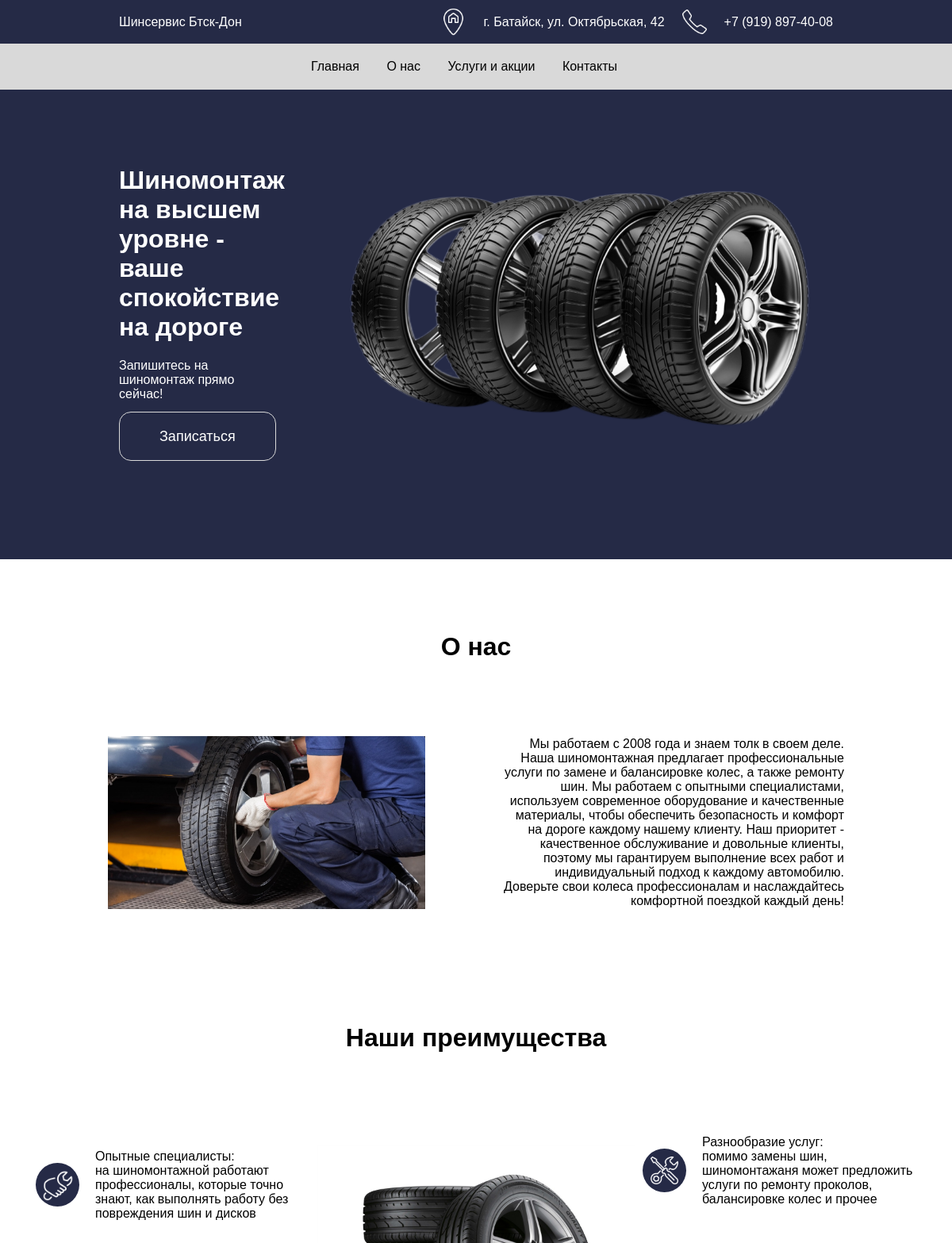
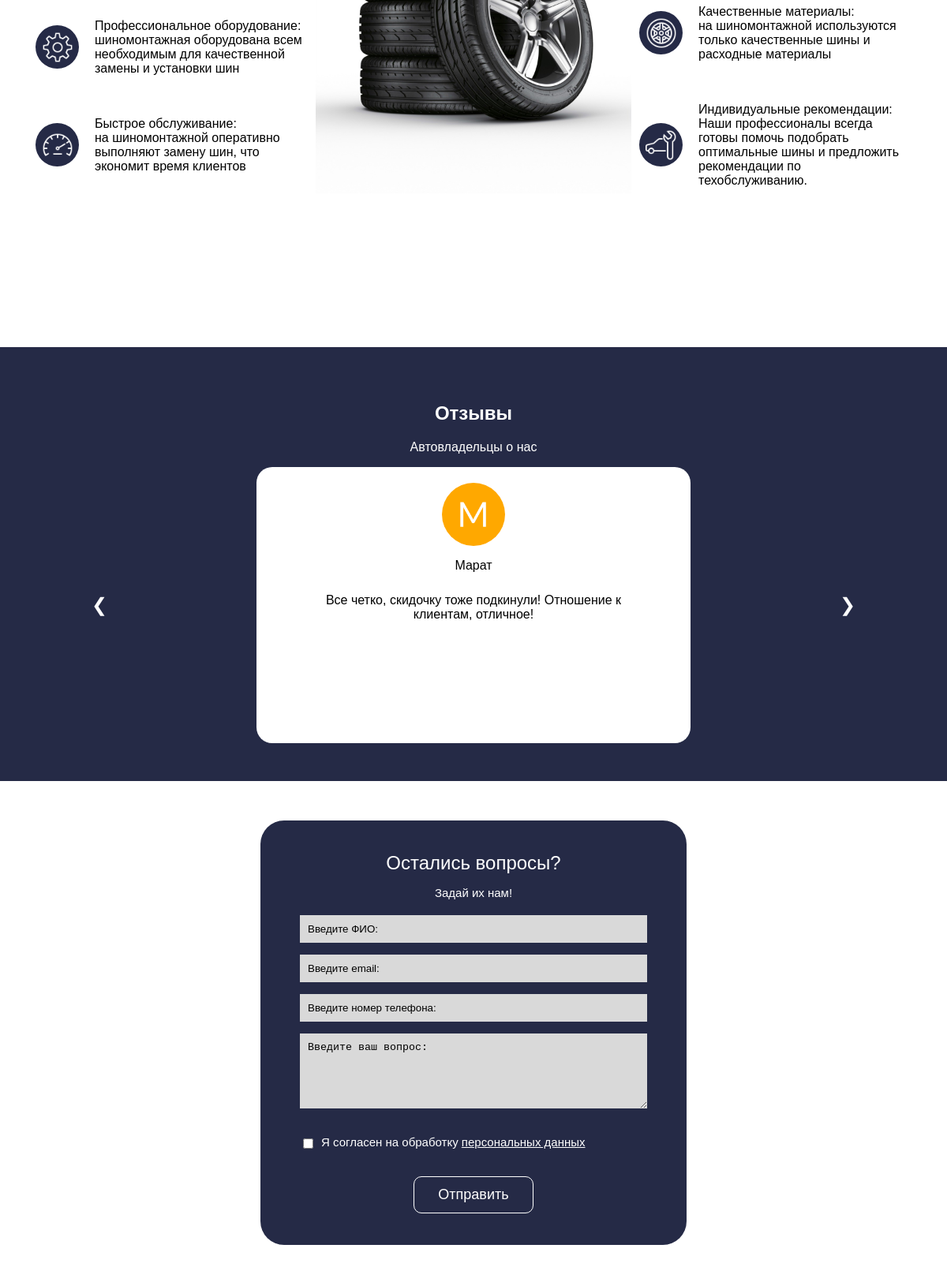
The page / (upper part) on the database its author committed (2 pictures, top to bottom).
### main/models.py (models this page shows, shortened)
class Review(models.Model):
    author = models.CharField(max_length=100)
    review_text = models.TextField()
    photo = models.ImageField(upload_to='review_photos')

### main/views.py (the view)
# urls.py: path('', views.index, name='index'),  # Путь для страницы главная
def index(request):
    reviews = Review.objects.all()
    if request.method == 'POST':
        form = QuestionForm(request.POST)
        if form.is_valid():
            form.save()
            send_mail(
                'Спасибо за ваш вопрос',
                'Ваш вопрос успешно получен. Мы ответим вам в ближайшее время.',
                'your_email@example.com',  # Отправитель
                [form.cleaned_data['email']],  # Получатель
                fail_silently=False,
            )
            return render(request, 'main/thank_you.html')
    else:
        form = QuestionForm()
    return render(request, 'main/index.html', {'reviews': reviews , 'form': form})

### main/forms.py
class QuestionForm(forms.ModelForm):
    class Meta:
        model = Question
        fields = ['name', 'email', 'phone', 'question_text', 'agreement']
        widgets = {
            'name': forms.TextInput(attrs={'placeholder': 'Введите ФИО:', 'required': True}),
            'email': forms.EmailInput(attrs={'placeholder': 'Введите email:', 'required': True}),
            'phone': forms.TextInput(attrs={'placeholder': 'Введите номер телефона:', 'required': True}),
            'question_text': forms.Textarea(attrs={'placeholder': 'Введите ваш вопрос:', 'rows': 5, 'required': True}),
            'agreement': forms.CheckboxInput(attrs={'required': True}),
        }
        labels = {
            'name': '',
            'email': '',
            'phone': '',
            'question_text': '',
              'agreement': mark_safe('Я согласен на обработку <a class="persona" href="/personal.html/" target="_blank">персональных данных</a>'),
        }

### main/templates/main/index.html (shortened to what this page needs)
{% extends 'main/layout.html' %}
{% load static %}
{% block content %}
    <div class="banner">
    <div class="text">
      <h1>Шиномонтаж на высшем уровне - <br> ваше спокойствие на дороге</h1>
      <p>Запишитесь на<br> шиномонтаж прямо<br> сейчас!</p><br>
        <a href="{% url 'uslugi' %}#booking_form" class="button">Записаться</a>
    </div>
        <img class="image" src="{% static 'shinka/img/колесо.png' %}" alt="Шины">
  </div>
<div class="about-us">
    <h1 class="about">О нас</h1>
  <section class="about-section">
      <img class="about-image" src="{% static 'shinka/img/o nas1.jpg' %}" alt="Изображение о нас">
      <div class="about-text">
      <p>Мы работаем с 2008 года и знаем толк в своем деле. Наша шиномонтажная предлагает профессиональные услуги по замене и балансировке колес, а также ремонту шин. Мы работаем с опытными специалистами, используем современное оборудование и качественные материалы, чтобы обеспечить безопасность и комфорт на дороге каждому нашему клиенту. Наш приоритет - качественное обслуживание и довольные клиенты, поэтому мы гарантируем выполнение всех работ и индивидуальный подход к каждому автомобилю. Доверьте свои колеса профессионалам и наслаждайтесь комфортной поездкой каждый день!
      </p>
    </div>
  </section></div>
<h1 class="preim">Наши преимущества</h1>
  <section class="advantages-section">
    <ul class="advantages-list">
      <li class="advantages-item">
        <div class="circle">
                <img class="icon" src="{% static 'shinka/img/specialist.png' %}" alt="Преимущество 1">
        </div>
        <p class="preim_text">Опытные специалисты:<br>
на шиномонтажной работают профессионалы, которые точно знают, как выполнять работу без повреждения шин и дисков</p>
      </li>
      <li class="advantages-item">
        <div class="circle">
            <img class="icon" src="{% static 'shinka/img/oborudovanie.png' %}" alt="Преимущество 2"></div>
        <p class="preim_text">Профессиональное оборудование:<br>
шиномонтажная оборудована всем необходимым для качественной замены и установки шин</p>
      </li>
      <li class="advantages-item">
        <div class="circle"><img class="icon" src="{% static 'shinka/img/scorost.png' %}" alt="Преимущество 3"></div>
        <p class="preim_text">Быстрое обслуживание: <br>
на шиномонтажной оперативно выполняют замену шин, что экономит время клиентов</p>
      </li>
    </ul>
    <img src="{% static 'shinka/img/преимущества.jpg' %}"  alt="Фото шины" class="photo_preim">
    <ul class="advantages-list">
      <li class="advantages-item">
        <div class="circle"><img class="icon4" src="{% static 'shinka/img/usluga.png' %}" alt="Преимущество 4"></div>
        <p class="preim_text">Разнообразие услуг:<br>
помимо замены шин, шиномонтажаня может предложить услуги по ремонту проколов, балансировке колес и прочее</p>
      </li>
      <li class="advantages-item">
        <div class="circle"><img class="icon" src="{% static 'shinka/img/koleso.png' %}" alt="Преимущество 5"></div>
        <p class="preim_text">Качественные материалы:<br>
на шиномонтажной используются только качественные шины и расходные материалы</p>
      </li>
      <li class="advantages-item">
        <div class="circle"><img class="icon" src="{% static 'shinka/img/mobil.png' %}" alt="Преимущество 5"></div>
        <p class="preim_text">Индивидуальные рекомендации:<br>
 Наши профессионалы всегда готовы помочь подобрать оптимальные шины и предложить рекомендации по техобслуживанию.</p>
      </li>
    </ul>
  </section>
<section class="testimonial-section">
    <h1 class="titleotziv">Отзывы</h1>
    <p class="titleotziv">Автовладельцы о нас</p>
    <div class="bel">
    <div class="testimonial-container">
    <div class="testimonial-slider">
        {% for review in reviews %}
        <div class="testimonial-slide">
            <img src="{{ review.photo.url }}" alt="{{ review.author }}" class="avatar">
            <p class="author">{{ review.author }}</p>
            <p class="review-text">{{ review.review_text }}</p>
        </div>
        {% endfor %}
    </div>
    <button class="prev" onclick="plusSlides(-1)">&#10094;</button>
    <button class="next" onclick="plusSlides(1)">&#10095;</button>
</div>
    </div>
</section>
 {% include 'main/question_form.html' %}
{% endblock %}

### main/templates/main/layout.html (shortened to what this page needs)
<!doctype html>
{% load static %}
<html lang="en">
<head>
    <link type="text/css" href="{% static 'shinka/css/styles.css' %}" rel="stylesheet" media="screen and (min-width: 1024px)"/>
    <link type="text/css" href="{% static 'shinka/css/styles_tablet.css' %}" rel="stylesheet" media="screen and (min-width: 768px) and (max-width: 1023px)">
    <link type="text/css" href="{% static 'shinka/css/styles_mobile.css' %}" rel="stylesheet" media="screen and (max-width: 767px)">
    <link rel="stylesheet" href="https://cdnjs.cloudflare.com/ajax/libs/font-awesome/5.15.3/css/all.min.css">
    <link rel="stylesheet" href="https://code.jquery.com/ui/1.12.1/themes/base/jquery-ui.css">
</head>
<body>
  <div class="header">
        <p>Шинсервис Бтск-Дон</p>
        <div class="contact_header">
            <img class="icon4" src="{% static 'shinka/img/адрес.png' %}" alt="Адрес">
        <p><a href="https://www.google.com/maps/search/?api=1&query=г.+Батайск,+ул.+Октябрьская,+42" target="_blank">г. Батайск, ул. Октябрьская, 42</a></p>
        <img class="icon4" src="{% static 'shinka/img/телефон.png' %}" alt="Телефон">
        <a href="tel:+79198974008">+7 (919) 897-40-08</a>
        </div>
  </div>
  <nav>
    <ul class="menu">
      <li><a href="{% url 'index' %}" rel="stylesheet">Главная</a></li>
      <li><a href="{% url 'about' %}" rel="stylesheet">О нас</a></li>
      <li><a href="{% url 'uslugi' %}" rel="stylesheet">Услуги и акции</a></li>
      <li><a href="{% url 'contacts' %}" rel="stylesheet">Контакты</a></li>
    </ul>
  </nav>
    {% block content %}
    {% endblock %}
</body>
</html>

### main/templates/main/question_form.html (shortened to what this page needs)
{% load static %}
    <div class="question-form">
        <div class="form-header">Остались вопросы?<p class="zad">Задай их нам!</p></div>
        <form method="post">
            <div class="form-group">
                {{ form.name }}
            </div>
            <div class="form-group">
                {{ form.email }}
            </div>
            <div class="form-group">
                {{ form.phone }}
            </div>
            <div class="form-group">
                {{ form.question_text }}
            </div>
            <div class="form-group form-checkbox">
                {{ form.agreement }}
                <label for="{{ form.agreement.id_for_label }}"><p class="sogl">{{ form.agreement.label }}</p></label>
            </div>
            <div class="form-submit">
                <button type="submit">Отправить</button>
            </div>
        </form>
    </div>

### rows shown on the page
Review: photo (picture), author "Марат", review_text "Все четко, скидочку тоже подкинули! Отношение к клиентам, отличное!"
